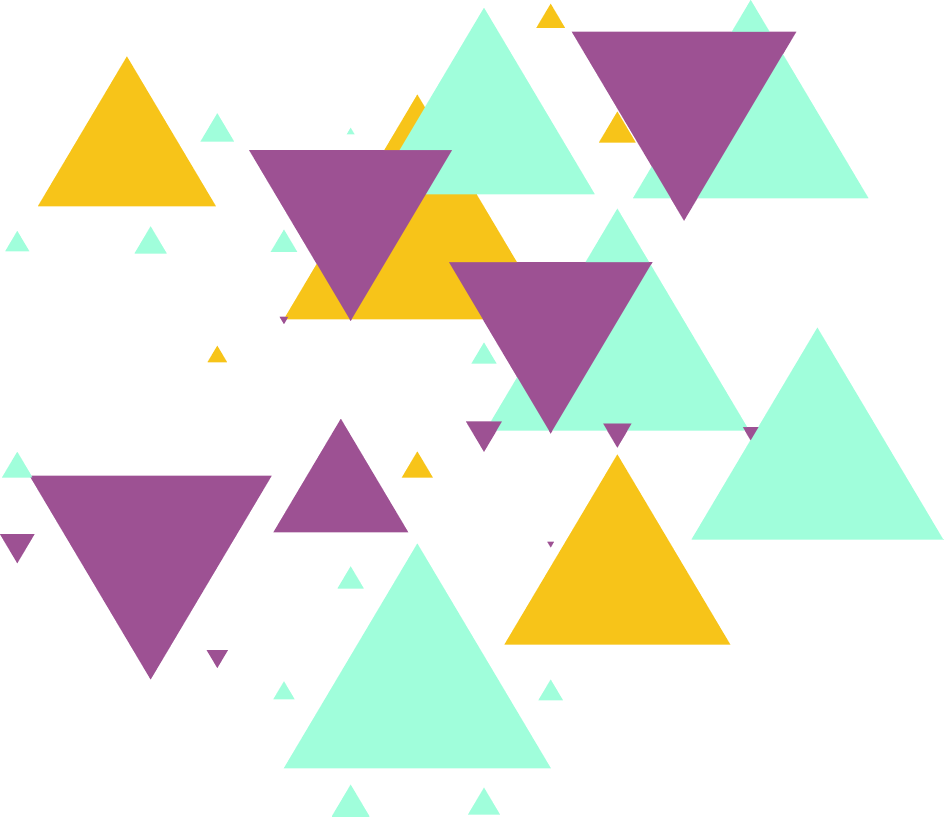
#> input picture geometri.png, 2830 x 2449 px (shown at 1/3 size)
$ python Morphology_Image.py
#> lines starting #> are read from the running program, lines starting #| are printed output that depends on the picture; after the words box and inside, x2 and y2 are one past the last pixel; in counts of white or black regions, pixels touching at a corner belong together
import cv2
import imutils
import numpy as np
import matplotlib.pyplot as plt
from imutils import contours
from imutils import perspective
from scipy.spatial.distance import euclidean

def midpoint(ptA, ptB):
    return ((ptA[0] + ptB[0]) * 0.5, (ptA[1] + ptB[1]) * 0.5)

def show_images(images):
    for i, image in enumerate(images):
        cv2.imshow("Original" + str(i), image)
        cv2.waitKey(0)
        cv2.destroyAllWindows()

img = ("geometri.png")
read = cv2.imread(img)
#> read is the input picture: shape (2449, 2830, 3); mean B, G, R 221.9, 230.6, 229.1
read = cv2.resize(read, (600, 400), interpolation=cv2.INTER_AREA)
#> read: shape (400, 600, 3)
_, mask = cv2.threshold(read, 220, 255, cv2.THRESH_BINARY_INV)
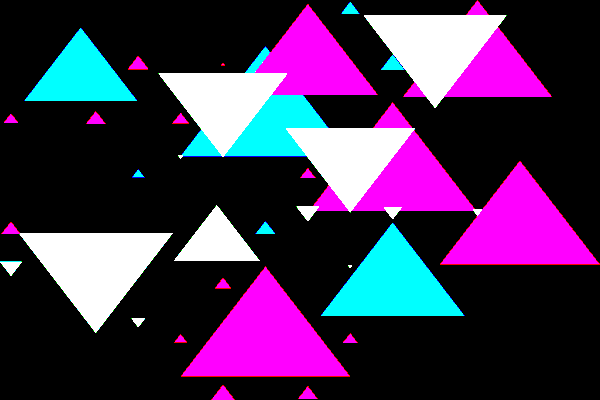
#> mask: shape (400, 600, 3); mean B, G, R 83.5, 47.2, 67.7
kernal = cv2.getStructuringElement(cv2.MORPH_RECT, (2,2))

gray = cv2.cvtColor(read, cv2.IMREAD_GRAYSCALE)
morh = cv2.cvtColor(read, cv2.COLOR_BGR2GRAY)
blur = cv2.GaussianBlur(gray, (7, 7), 0)
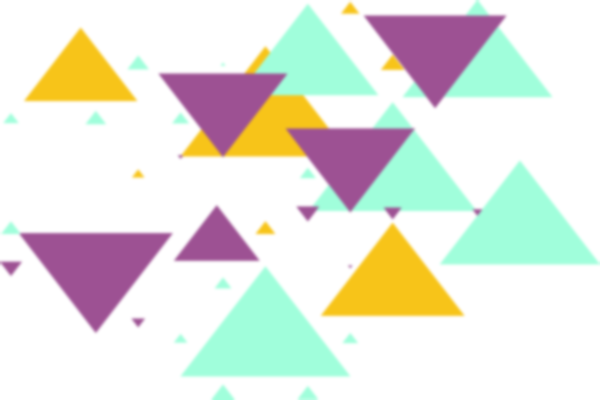
#> blur: shape (400, 600, 4); mean B, G, R, A 221.9, 230.6, 229.1, 255

edged = cv2.Canny(blur, 100, 200)
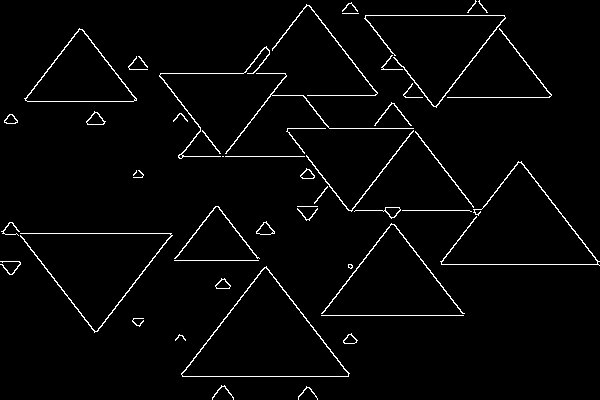
#> edged: shape (400, 600); 2.6% white in thin lines or dots
edged = cv2.dilate(edged, kernal, iterations=1)
#> edged: shape (400, 600); 5.2% white in thin lines or dots
edged = cv2.erode(edged, kernal, iterations=1)
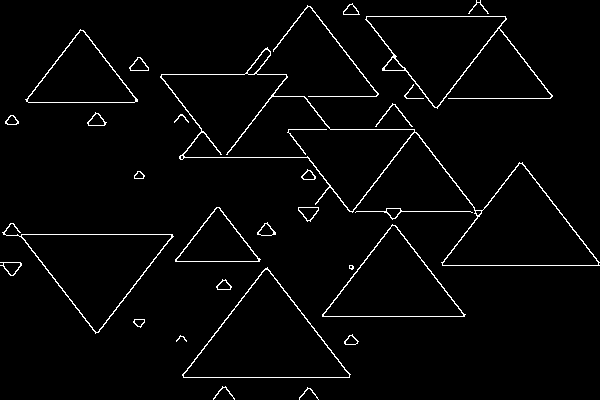
#> edged: shape (400, 600); 2.6% white in thin lines or dots
opening = cv2.morphologyEx(mask, cv2.MORPH_OPEN, kernal)
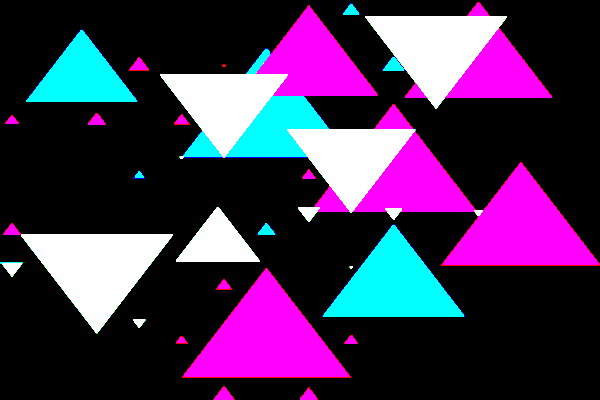
#> opening: shape (400, 600, 3); mean B, G, R 83.4, 47.1, 67.6

counts = cv2.findContours(edged.copy(), cv2.RETR_EXTERNAL, cv2.CHAIN_APPROX_SIMPLE)
#> counts = 29 contours, 7 with area under 20; largest, box (x1, y1, x2, y2) and area: (160, 47, 600, 266) 23970, (182, 267, 351, 378) 9458, (2, 223, 174, 334) 7736, (365, 16, 553, 109) 6935, (322, 224, 466, 317) 6730
counts = imutils.grab_contours(counts)

print("Total number of contours are: ", len(counts))
#| Total number of contours are:  29

(counts, _) = contours.sort_contours(counts)
counts = [x for x in counts if cv2.contourArea(x) > 500]
#> counts = 7 contours; box (x1, y1, x2, y2) and area: (160, 47, 600, 266) 23970, (182, 267, 351, 378) 9458, (2, 223, 174, 334) 7736, (365, 16, 553, 109) 6935, (322, 224, 466, 317) 6730, (25, 29, 138, 103) 4264, (175, 207, 261, 262) 2408

objects =counts[0]
#> objects = contour of 131 points, box (x1, y1, x2, y2) (2, 223, 174, 334), area 7736
border = cv2.minAreaRect(objects)
#> border = ((80.85, 242.5), (125.4, 137.4), -52.13)
border = cv2.boxPoints(border)
#> border = [[96.59, 334.2], [-11.89, 249.9], [65.11, 150.9], [173.6, 235.2]]
border = np.array(border, dtype="int")
#> border = [[96, 334], [-11, 249], [65, 150], [173, 235]]
border = perspective.order_points(border)
#> border = [[65, 150], [173, 235], [96, 334], [-11, 249]]
(tl, tr, br, bl) = border
#> tl = [65, 150]; tr = [173, 235]; br = [96, 334]; bl = [-11, 249]
dist_in_pixel = euclidean(tl, tr)
#> dist_in_pixel = 137.4
dist_in_cm = 2
pixel_per_cm = dist_in_pixel / dist_in_cm
#> pixel_per_cm = 68.72

for count in counts:
    border = cv2.minAreaRect(count)
    border = cv2.boxPoints(border)
    border = np.array(border, dtype="int")
    border = perspective.order_points(border)
    (tl, tr, br, bl) = border
    cv2.drawContours(morh, [border.astype("int")], -1, (0, 0, 255), 2)
    mid_pt_horizontal = (tl[0] + int(abs(tr[0] - tl[0]) / 2), tl[1] + int(abs(tr[1] - tl[1]) / 2))
    mid_pt_verticle = (tr[0] + int(abs(tr[0] - br[0]) / 2), tr[1] + int(abs(tr[1] - br[1]) / 2))
    width  = euclidean(tl, tr)
    length = euclidean(tr, br)

    cv2.line(border, (0,0), (150,150), (255,255,255), 15)
    cv2.rectangle(border, (15,25), (200, 150), (0,255,0), 5)
    cv2.circle(border, (100,63), 55, (0,0,255), -1)
    cv2.putText(morh, "{:.1f} px".format(width), (int(mid_pt_horizontal[0] - 15), int(mid_pt_horizontal[1] - 10)),
                cv2.FONT_HERSHEY_SIMPLEX, 0.5, (255, 255, 0), 2)
    cv2.putText(morh , "{:.1f} px".format(length), (int(mid_pt_verticle[0] + 10), int(mid_pt_verticle[1])),
                cv2.FONT_HERSHEY_SIMPLEX, 0.5, (255, 255, 0), 2)

    print("Total contours processed: ", counts)

    plt.subplot(121),plt.imshow(read),plt.title('Original')
    plt.xticks([]), plt.yticks([])
    plt.subplot(122),plt.imshow(blur),plt.title('Blurred')
    plt.xticks([]), plt.yticks([])
    cv2.imshow("Egded", edged)
    cv2.imshow("morh", morh)
    cv2.imshow("opening", opening)
    cv2.waitKey(0)
    show_images([read])
#> this loop made 7 passes
#> (tl, tr, br, bl, mid_pt_horizontal, mid_pt_verticle, width, length) on passes 1 to 7: ([65, 150], [173, 235], [96, 334], [-11, 249], (119, 192), (211, 284), 137.4, 125.4), ([80, 28], [150, 83], [94, 154], [24, 99], (115, 55), (178, 118), 89.02, 90.43), ([185, 13], [628, 193], [576, 319], [133, 140], (406, 103), (654, 256), 478.2, 136.3), ([175, 207], [260, 207], [260, 261], [175, 261], (217, 207), (260, 234), 85, 54), ([161, 348], [266, 266], [351, 375], [245, 457], (213, 389), (308, 320), 133.2, 138.2), ([322, 224], [465, 224], [465, 316], [322, 316], (393, 224), (465, 270), 143, 92), ([365, 16], [552, 16], [552, 108], [365, 108], (458, 16), (552, 62), 187, 92)
#> (printed output is left out)
#> pass 1, `cv2.imshow("morh", morh)`:
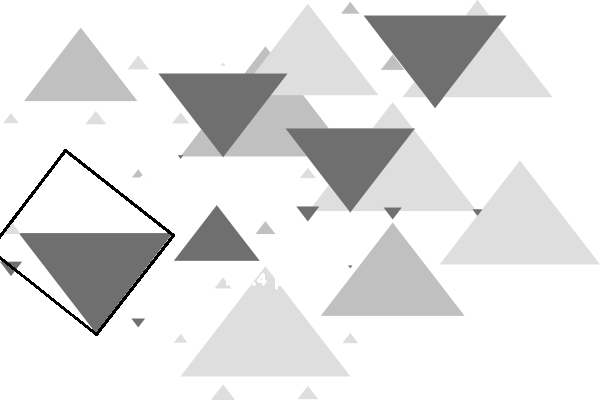
#> window 'morh': shape (400, 600); min 0, max 255, mean 227.5
#> after the loop:
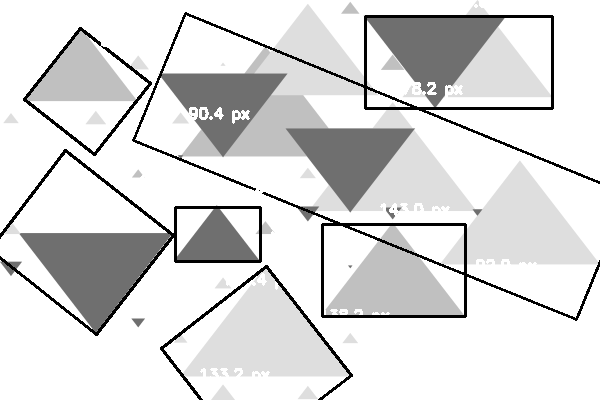
#> morh: shape (400, 600); min 0, max 255, mean 218.8
#> figure, not shown here; B, G, R data is drawn as R, G, B

$ run again, with bolll.png copied over geometri.png
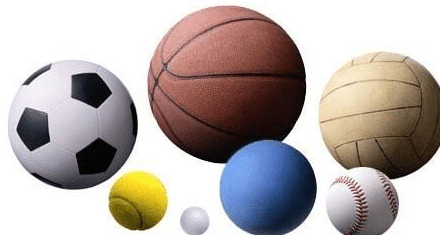
#> input picture bolll.png, 440 x 235 px
#> read is the input picture: shape (235, 440, 3); mean B, G, R 168, 170.9, 180.3
#> read: shape (400, 600, 3)
#> `edged = cv2.Canny(blur, 100, 200)`:
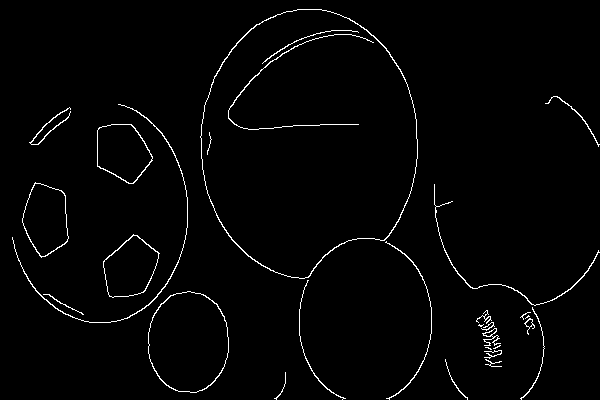
#> edged: shape (400, 600); 1.9% white in thin lines or dots
#> `counts = cv2.findContours(edged.copy(), cv2.RETR_EXTERNAL, cv2.CHAIN_A..`: counts = 15 contours, 2 with area under 20; largest, box (x1, y1, x2, y2) and area: (201, 10, 433, 400) 44510, (149, 292, 230, 394) 6446, (23, 183, 70, 259) 2472, (98, 125, 154, 185) 2410, (104, 235, 161, 299) 2396
#| Total number of contours are:  15
#> `counts = [x for x in counts if cv2.contourArea(x) > 500]`: counts = 5 contours; box (x1, y1, x2, y2) and area: (201, 10, 433, 400) 44510, (149, 292, 230, 394) 6446, (23, 183, 70, 259) 2472, (98, 125, 154, 185) 2410, (104, 235, 161, 299) 2396
#> objects = contour of 98 points, box (x1, y1, x2, y2) (23, 183, 70, 259), area 2472
#> `border = cv2.minAreaRect(objects)`: border = ((45.27, 220), (44.86, 75.24), -4.18)
#> `border = cv2.boxPoints(border)`: border = [[25.65, 259.2], [20.16, 184.2], [64.89, 180.9], [70.38, 255.9]]
#> `border = np.array(border, dtype="int")`: border = [[25, 259], [20, 184], [64, 180], [70, 255]]
#> `border = perspective.order_points(border)`: border = [[20, 184], [64, 180], [70, 255], [25, 259]]
#> `(tl, tr, br, bl) = border`: tl = [20, 184]; tr = [64, 180]; br = [70, 255]; bl = [25, 259]
#> dist_in_pixel = 44.18
#> pixel_per_cm = 22.09
#> the loop `for count in counts:` made 5 passes
#> (tl, tr, br, bl, mid_pt_horizontal, mid_pt_verticle, width, length) on passes 1 to 5: ([20, 184], [64, 180], [70, 255], [25, 259], (42, 186), (67, 217), 44.18, 75.24), ([98, 125], [153, 125], [153, 184], [98, 184], (125, 125), (153, 154), 55, 59), ([89, 276], [136, 230], [171, 265], [125, 312], (112, 299), (153, 247), 65.76, 49.5), ([149, 292], [229, 292], [229, 393], [149, 393], (189, 292), (229, 342), 80, 101), ([190, 18], [407, 1], [438, 395], [222, 412], (298, 26), (422, 198), 217.7, 395.2)
#> (printed output is left out)
#> after the loop `for count in counts:`:
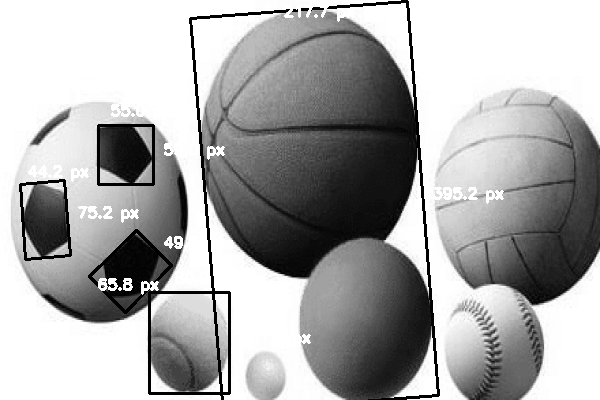
#> morh: shape (400, 600); min 0, max 255, mean 169

$ run again, with hexagon.png copied over geometri.png
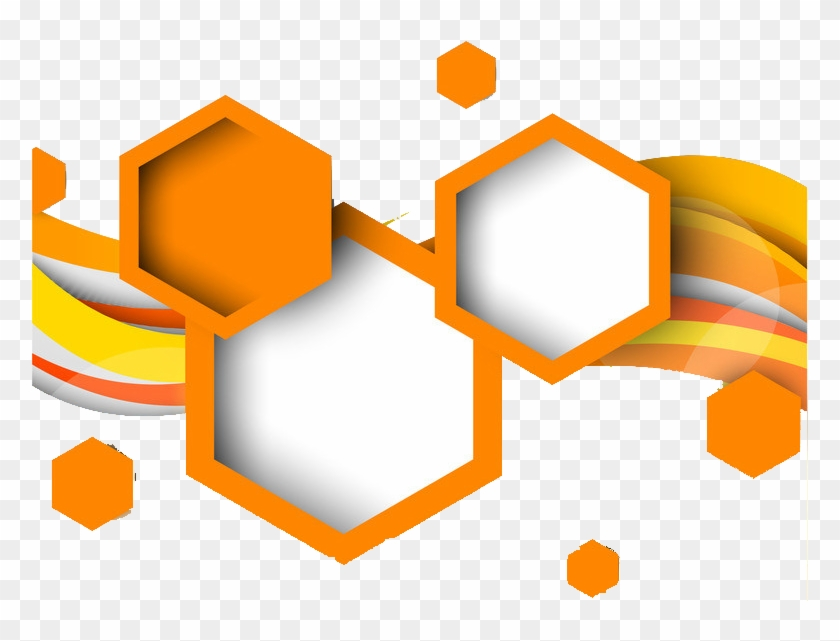
#> input picture hexagon.png, 840 x 641 px
#> read is the input picture: shape (641, 840, 3); mean B, G, R 181, 214.4, 241.1
#> read: shape (400, 600, 3)
#> `edged = cv2.Canny(blur, 100, 200)`:
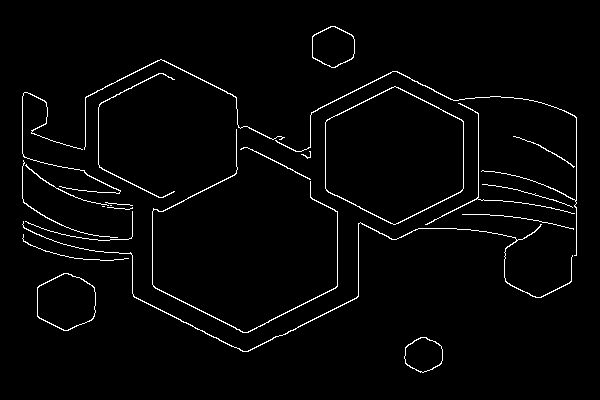
#> edged: shape (400, 600); 2.4% white in thin lines or dots, all inside (x1, y1, x2, y2) = (22, 26, 577, 373)
#> `counts = cv2.findContours(edged.copy(), cv2.RETR_EXTERNAL, cv2.CHAIN_A..`: counts = 11 contours, 4 with area under 20; largest, box (x1, y1, x2, y2) and area: (326, 87, 465, 226) 14419, (38, 274, 97, 332) 2592, (313, 27, 356, 69) 1342, (405, 338, 444, 374) 1010, (23, 60, 578, 353) 694, (153, 130, 339, 334) 176, (99, 74, 176, 199) 71
#| Total number of contours are:  11
#> `counts = [x for x in counts if cv2.contourArea(x) > 500]`: counts = 5 contours; box (x1, y1, x2, y2) and area: (326, 87, 465, 226) 14419, (38, 274, 97, 332) 2592, (313, 27, 356, 69) 1342, (405, 338, 444, 374) 1010, (23, 60, 578, 353) 694
#> objects = contour of 2711 points, box (x1, y1, x2, y2) (23, 60, 578, 353), area 694
#> `border = cv2.minAreaRect(objects)`: border = ((298.3, 210.9), (287.5, 561.4), -87.09)
#> `border = cv2.boxPoints(border)`: border = [[571.3, 368.7], [10.63, 340.2], [25.23, 53.05], [585.9, 81.55]]
#> `border = np.array(border, dtype="int")`: border = [[571, 368], [10, 340], [25, 53], [585, 81]]
#> `border = perspective.order_points(border)`: border = [[25, 53], [585, 81], [571, 368], [10, 340]]
#> `(tl, tr, br, bl) = border`: tl = [25, 53]; tr = [585, 81]; br = [571, 368]; bl = [10, 340]
#> dist_in_pixel = 560.7
#> pixel_per_cm = 280.3
#> the loop `for count in counts:` made 5 passes
#> (tl, tr, br, bl, mid_pt_horizontal, mid_pt_verticle, width, length) on passes 1 to 5: ([25, 53], [585, 81], [571, 368], [10, 340], (305, 67), (592, 224), 560.7, 287.3), ([38, 274], [96, 274], [96, 331], [38, 331], (67, 274), (96, 302), 58, 57), ([313, 27], [355, 27], [355, 68], [313, 68], (334, 27), (355, 47), 42, 41), ([326, 87], [464, 87], [464, 225], [326, 225], (395, 87), (464, 156), 138, 138), ([405, 338], [443, 338], [443, 373], [405, 373], (424, 338), (443, 355), 38, 35)
#> (printed output is left out)
#> after the loop `for count in counts:`:
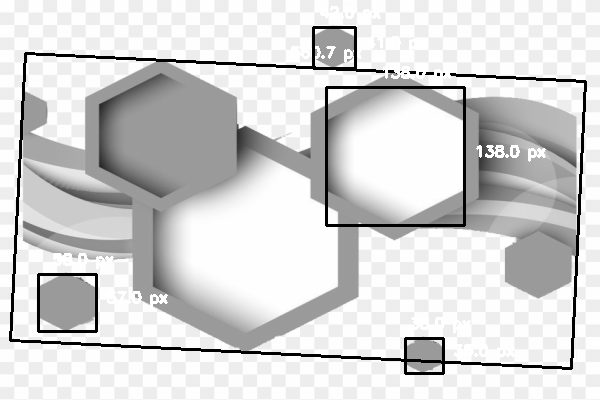
#> morh: shape (400, 600); min 0, max 255, mean 211.5
